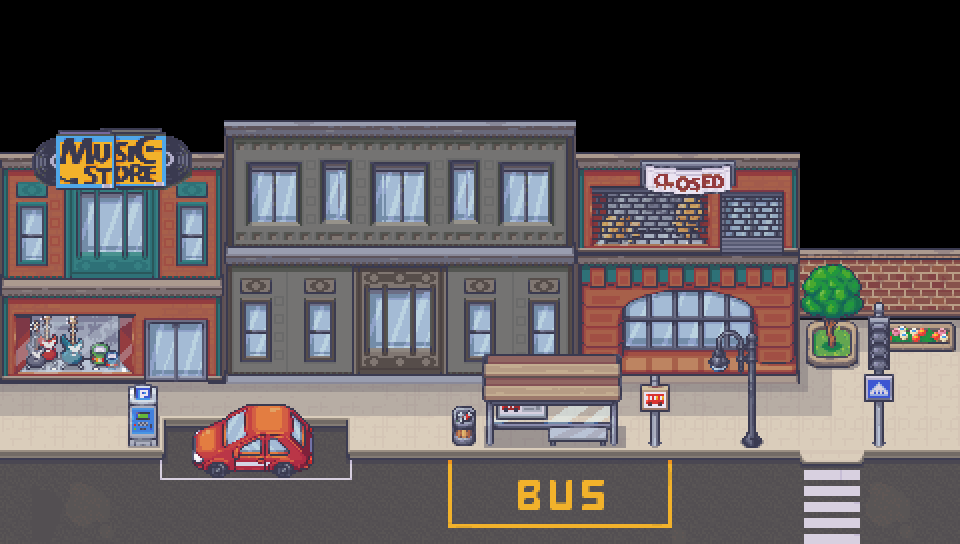

A level layout from a 2D game, rendered from its tile map. Below: a short description, then the map file with tile-grid data replaced by summaries:
An orthogonal 30x17 tile map with 32x32 px tiles, 4 tile layers (Terrain, Buildings, Plants, CityProps), 10 tilesets and 23 objects (2x GoToNextMap, 2x GarbagePoint, 2x NPC, Interaction, OtherInteraction).

<map version="1.10" tiledversion="1.10.2" orientation="orthogonal" renderorder="right-down" width="30" height="17" tilewidth="32" tileheight="32" infinite="0" nextlayerid="7" nextobjectid="43">
 <tileset firstgid="1" source="5_1Floor_Modular_Buildings_32x32.tsx" />
 <tileset firstgid="1185" source="2_1City_Terrains_32x32.tsx" />
 <tileset firstgid="1875" source="1_Terrains_and_Fences_32x32.tsx" />
 <tileset firstgid="3795" source="5_6Floor_Modular_Buildings_32x32.tsx" />
 <tileset firstgid="4979" source="5_5Floor_Modular_Buildings_32x32.tsx" />
 <tileset firstgid="6163" source="5_2Floor_Modular_Buildings_32x32.tsx" />
 <tileset firstgid="7347" source="3_1City_Props_32x32.tsx" />
 <tileset firstgid="9107" source="busStand.tsx" />
 <tileset firstgid="9683" source="vehicles.tsx" />
 <tileset firstgid="10259" source="5_3Floor_Modular_Buildings_32x32.tsx" />
 <layer id="1" name="Terrain" width="30" height="17">
  <data>[510 cells, 225 non-empty, 50 distinct tile ids]</data>
 </layer>
 <layer id="2" name="Buildings" width="30" height="17">
  <data>[510 cells, 245 non-empty, 173 distinct tile ids]</data>
 </layer>
 <layer id="6" name="Plants" width="30" height="17">
  <data>[510 cells, 11 non-empty, 11 distinct tile ids]</data>
 </layer>
 <layer id="3" name="CityProps" width="30" height="17">
  <data>[510 cells, 59 non-empty, 59 distinct tile ids]</data>
 </layer>
 <objectgroup id="4" name="Collisions">
  <object id="13" x="0" y="320" width="800" height="32" />
  <object id="14" x="-32" y="32" width="32" height="544" />
  <object id="15" x="0" y="544" width="960" height="32" />
  <object id="16" x="-32" y="0" width="1024" height="32" />
  <object id="17" x="480" y="352" width="150" height="80" />
  <object id="19" x="960" y="32" width="32" height="544" />
  <object id="20" x="744" y="352" width="16" height="78" />
  <object id="21" x="800" y="288" width="160" height="48" />
  <object id="25" x="192" y="403" width="127" height="44" />
  <object id="31" x="870" y="320" width="16" height="113" />
  <object id="32" x="646" y="384" width="16" height="47" />
  <object id="33" x="452" y="406" width="25" height="28" />
  <object id="34" x="128" y="384" width="32" height="48" />
  <object id="35" x="896" y="320" width="64" height="32" />
  <object id="42" x="416" y="336" width="32" height="48" />
 </objectgroup>
 <objectgroup id="5" name="SpawnPoints">
  <object id="22" name="GoToNextMap" type="GoToNextMap" x="0" y="352" width="16" height="192">
   <properties>
    <property name="MapResMultiplier" type="float" value="1.5" />
    <property name="NextMapName" value="outdoors" />
    <property name="NextSpawnX" type="float" value="888" />
   </properties>
  </object>
  <object id="27" name="Interaction" type="Interaction" x="128" y="352" width="32" height="32">
   <properties>
    <property name="offsetX" type="float" value="0" />
    <property name="offsetY" type="float" value="48" />
    <property name="storyArc" value="busToOfficeArc" />
   </properties>
  </object>
  <object id="28" name="GoToNextMap" type="GoToNextMap" x="944" y="352" width="16" height="192">
   <properties>
    <property name="MapResMultiplier" type="float" value="1.5" />
    <property name="NextMapName" value="outdoorsTaco" />
    <property name="NextSpawnX" type="float" value="32" />
   </properties>
  </object>
  <object id="36" name="GarbagePoint" type="GarbagePoint" x="416" y="416" width="32" height="32">
   <properties>
    <property name="imageName" value="garbage_sprinkle" />
    <property name="showWhen" type="int" value="60" />
   </properties>
  </object>
  <object id="37" name="GarbagePoint" type="GarbagePoint" x="800" y="352" width="64" height="32">
   <properties>
    <property name="imageName" value="garbage_bags" />
    <property name="showWhen" type="int" value="40" />
   </properties>
  </object>
  <object id="38" name="NPC" type="NPC" x="576" y="384" width="32" height="64">
   <properties>
    <property name="npcName" value="julie_reading" />
   </properties>
  </object>
  <object id="39" name="OtherInteraction" type="OtherInteraction" x="576" y="356" width="32" height="64">
   <properties>
    <property name="imageName" value="thinking_32x64" />
   </properties>
  </object>
  <object id="41" name="NPC" type="NPC" x="416" y="336" width="32" height="64">
   <properties>
    <property name="npcName" value="security_guard" />
   </properties>
  </object>
 </objectgroup>
</map>
